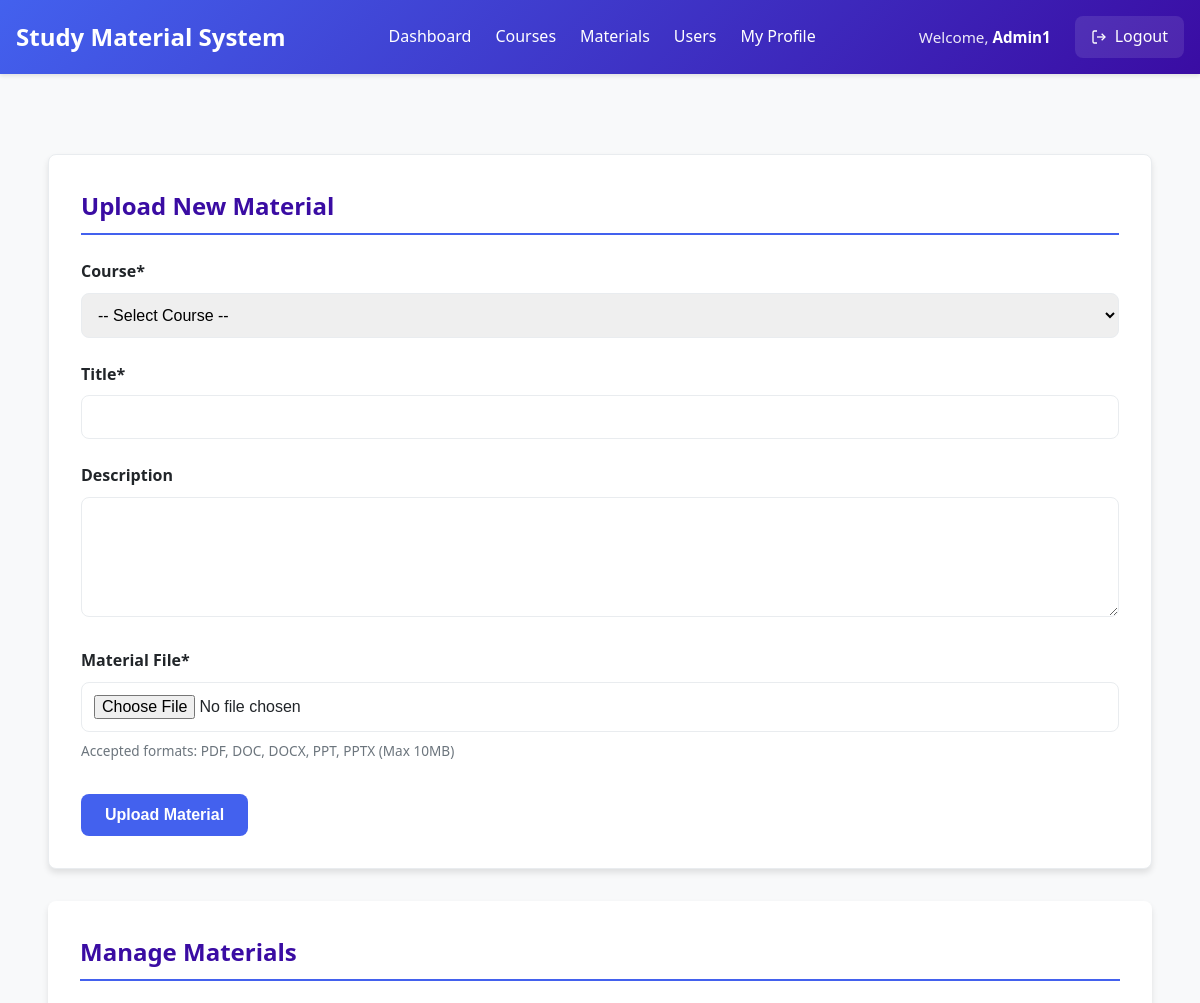
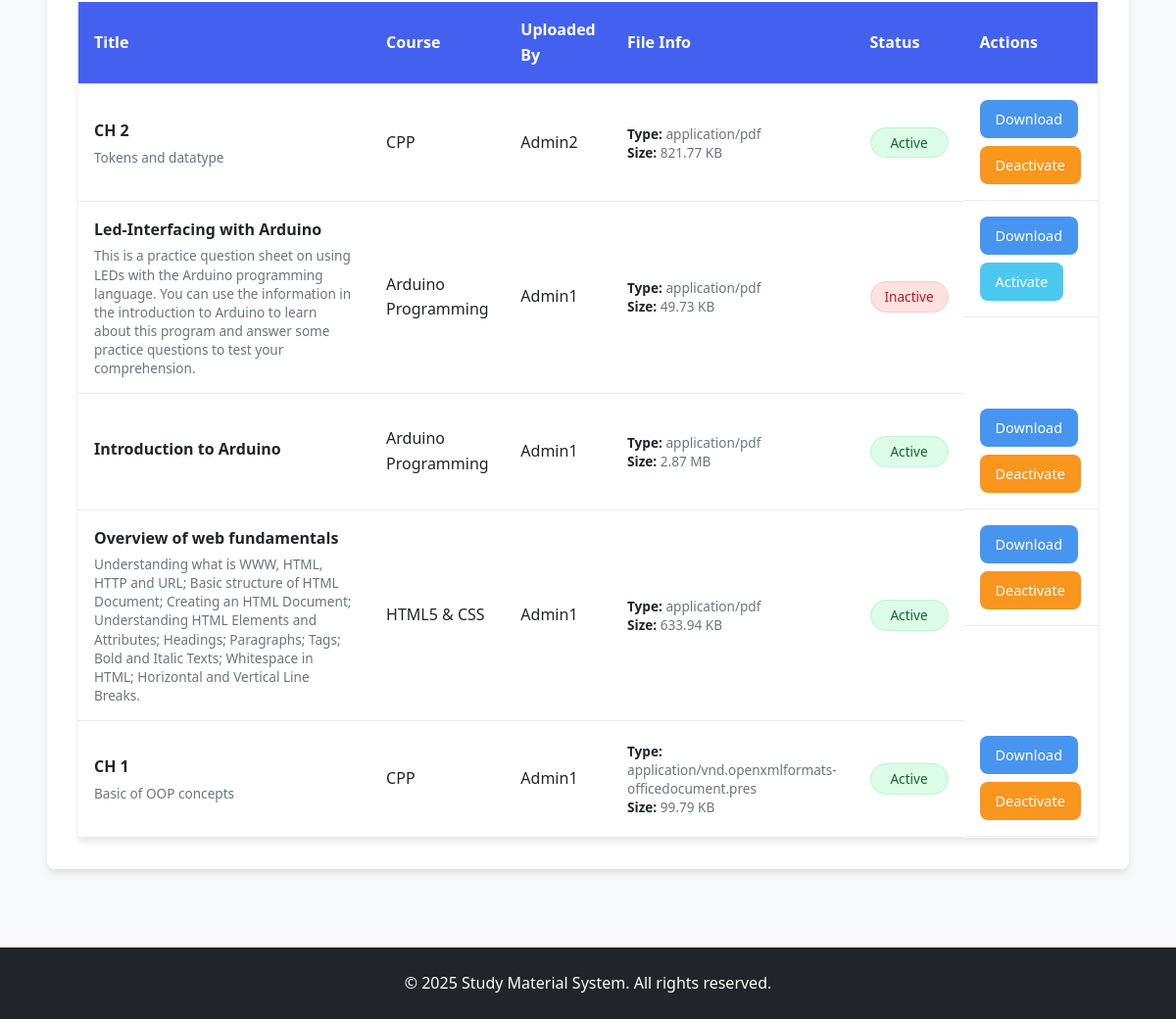
/admin/materials.php (signed in), run on the app's committed database (2 pictures, top to bottom).
### tables this page shows
CREATE TABLE `materials` (
  `material_id` int(11) NOT NULL,
  `title` varchar(255) NOT NULL,
  `description` text DEFAULT NULL,
  `file_path` varchar(255) NOT NULL,
  `file_size` int(11) DEFAULT NULL,
  `file_type` varchar(50) DEFAULT NULL,
  `course_id` int(11) DEFAULT NULL,
  `uploaded_by` int(11) DEFAULT NULL,
  `upload_date` timestamp NOT NULL DEFAULT current_timestamp(),
  `is_active` tinyint(1) DEFAULT 1 COMMENT '1=active, 0=inactive'
);

CREATE TABLE `courses` (
  `course_id` int(11) NOT NULL,
  `course_name` varchar(100) NOT NULL,
  `description` text DEFAULT NULL,
  `created_by` int(11) DEFAULT NULL,
  `created_at` timestamp NOT NULL DEFAULT current_timestamp(),
  `updated_at` timestamp NOT NULL DEFAULT current_timestamp() ON UPDATE current_timestamp(),
  `is_active` tinyint(1) DEFAULT 1 COMMENT '1=active, 0=inactive'
);

CREATE TABLE `users` (
  `user_id` int(11) NOT NULL,
  `name` varchar(100) NOT NULL,
  `email` varchar(100) NOT NULL,
  `password` varchar(255) NOT NULL,
  `role` enum('student','admin') NOT NULL,
  `created_at` timestamp NOT NULL DEFAULT current_timestamp()
);

### admin/materials.php (the view, shortened to what this page needs)
<?php
require_once '../includes/config.php';
$materials_query = "SELECT m.*, c.course_name, u.name as uploaded_by_name
                   FROM materials m
                   JOIN courses c ON m.course_id = c.course_id
                   JOIN users u ON m.uploaded_by = u.user_id
                   ORDER BY m.upload_date DESC";
$materials_result = $link->query($materials_query);
$materials = $materials_result->fetch_all(MYSQLI_ASSOC);
?>
<?php include 'header.php'; ?>
<div class="admin-main">
    <div class="dashboard-container">
        <div class="materials-upload">
            <h2>Upload New Material</h2>
            <form method="POST" enctype="multipart/form-data">
                <div class="form-group">
                    <label for="course_id">Course*</label>
                    <select id="course_id" name="course_id" class="file-upload-input" required>
                        <option value="">-- Select Course --</option>
                    </select>
                </div>
                <div class="form-group">
                    <label for="title">Title*</label>
                    <input type="text" id="title" name="title" class="file-upload-input" required>
                </div>
                <div class="form-group">
                    <label for="description">Description</label>
                    <textarea id="description" name="description" rows="3" class="file-upload-input"></textarea>
                </div>
                <div class="file-upload-wrapper">
                    <label class="file-upload-label">Material File*</label>
                    <input type="file" name="material_file" class="file-upload-input" required>
                    <small class="file-upload-hint">Accepted formats: PDF, DOC, DOCX, PPT, PPTX (Max 10MB)</small>
                </div>
                <div class="form-actions">
                    <button type="submit" name="upload_material" class="btn btn-primary">
                        Upload Material
                    </button>
                </div>
            </form>
        </div>
        <div class="materials-list">
            <h2>Manage Materials</h2>
            <?php if (count($materials) > 0): ?>
                <div class="table-responsive">
                    <table class="data-table">
                        <thead>
                            <tr>
                                <th>Title</th>
                                <th>Course</th>
                                <th>Uploaded By</th>
                                <th>File Info</th>
                                <th>Status</th>
                                <th>Actions</th>
                            </tr>
                        </thead>
                        <tbody>
                            <?php foreach ($materials as $material): ?>
                            <tr>
                                <td>
                                    <div class="material-title"><?php echo htmlspecialchars($material['title']); ?></div>
                                    <div class="material-meta"><?php echo htmlspecialchars($material['description']); ?></div>
                                </td>
                                <td><?php echo htmlspecialchars($material['course_name']); ?></td>
                                <td><?php echo htmlspecialchars($material['uploaded_by_name']); ?></td>
                                <td>
                                    <div class="material-meta">
                                        <strong>Type:</strong> <?php echo htmlspecialchars($material['file_type']); ?><br>
                                        <strong>Size:</strong> <?php echo formatFileSize($material['file_size']); ?><br>
                                    </div>
                                </td>
                                <td>
                                    <span class="status-badge <?php echo $material['is_active'] ? 'active' : 'inactive'; ?>">
                                        <?php echo $material['is_active'] ? 'Active' : 'Inactive'; ?>
                                    </span>
                                </td>
                                <td class="actions">
                                    <a href="../uploads/materials/<?php echo $material['file_path']; ?>"
                                       class="action-btn view" download>
                                        Download
                                    </a>
                                    <?php if ($material['is_active']): ?>
                                        <a href="materials.php?delete=<?php echo $material['material_id']; ?>"
                                           class="action-btn deactivate"
                                           onclick="return confirm('Are you sure you want to deactivate this material?')">
                                            Deactivate
                                        </a>
                                    <?php else: ?>
                                        <a href="materials.php?activate=<?php echo $material['material_id']; ?>"
                                           class="action-btn activate">
                                            Activate
                                        </a>
                                    <?php endif; ?>
                                </td>
                            </tr>
                            <?php endforeach; ?>
                        </tbody>
                    </table>
                </div>
            <?php else: ?>
                <p>No materials found. Upload your first material using the form above.</p>
            <?php endif; ?>
        </div>
    </div>
</div>
<?php
function formatFileSize($bytes) {
    if ($bytes >= 1073741824) {
        return number_format($bytes / 1073741824, 2) . ' GB';
    } elseif ($bytes >= 1048576) {
        return number_format($bytes / 1048576, 2) . ' MB';
    } elseif ($bytes >= 1024) {
        return number_format($bytes / 1024, 2) . ' KB';
    } elseif ($bytes > 1) {
        return $bytes . ' bytes';
    } elseif ($bytes == 1) {
        return '1 byte';
    } else {
        return '0 bytes';
    }
}
?>
<?php include 'footer.php'; ?>

### data on the page
materials: title "CH 2", description "Tokens and datatype", course.course_name "CPP", uploaded_by.name "Admin2", file_type "application/pdf", file_size "821.77 KB", is_active "Active"
materials: title "Led-Interfacing with Arduino", description "This is a practice question sheet on using LEDs with the Arduino programming language. You can use the information in the introduction to Arduino to learn about this program and answer some practice questions to test your comprehension.", course.course_name "Arduino Programming", uploaded_by.name "Admin1", file_type "application/pdf", file_size "49.73 KB", is_active "Inactive"
materials: title "Introduction to Arduino", course.course_name "Arduino Programming", uploaded_by.name "Admin1", file_type "application/pdf", file_size "2.87 MB", is_active "Active"
materials: title "Overview of web fundamentals", description "Understanding what is WWW, HTML, HTTP and URL; Basic structure of HTML Document; Creating an HTML Document; Understanding HTML Elements and Attributes; Headings; Paragraphs; Tags; Bold and Italic Texts; Whitespace in HTML; Horizontal and Vertical Line Breaks.", course.course_name "HTML5 & CSS", uploaded_by.name "Admin1", file_type "application/pdf", file_size "633.94 KB", is_active "Active"
materials: title "CH 1", description "Basic of OOP concepts", course.course_name "CPP", uploaded_by.name "Admin1", file_type "application/vnd.openxmlformats-officedocument.pres", file_size "99.79 KB", is_active "Active"

### other printed values
$_SESSION['name'] "Admin1"
